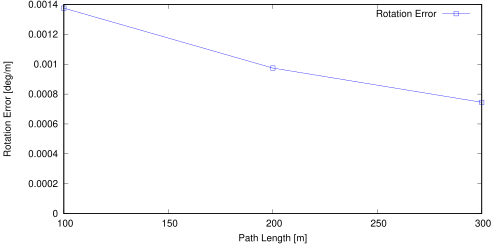

Reproduce this figure in gnuplot.
set term postscript eps enhanced color
set output "sub04_rl.eps"
set size ratio 0.5
set yrange [0:*]
set xlabel "Path Length [m]"
set ylabel "Rotation Error [deg/m]"
plot "sub04_rl.txt" using 1:($2*57.3) title 'Rotation Error' lc rgb "#0000FF" pt 4 w linespoints
